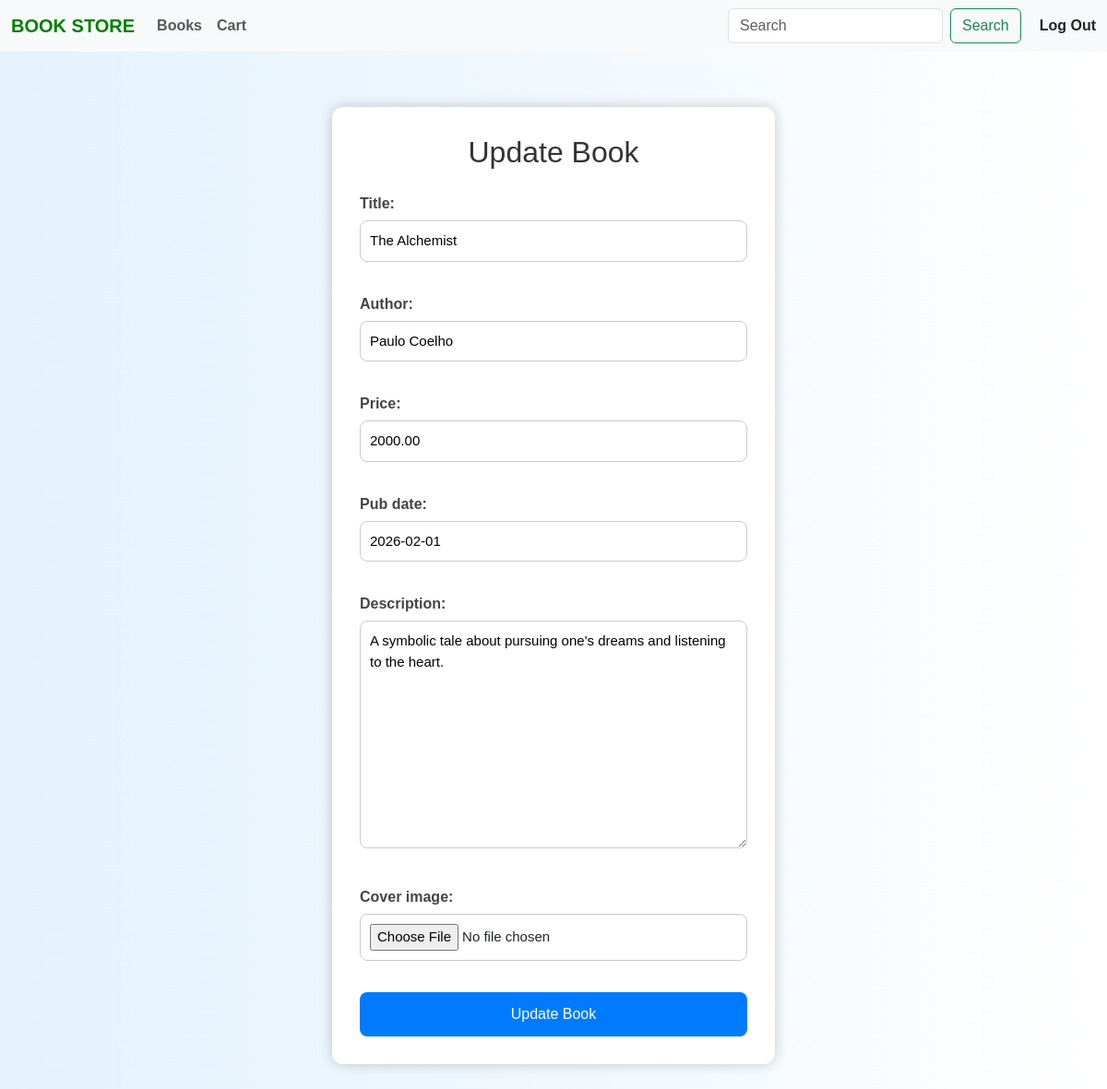
/updatebook/4 (signed in), run on the app's committed database.
### myapp/models.py (models this page shows, shortened)
class Book(models.Model):
    title=models.CharField(max_length=100)
    author=models.CharField(max_length=100)
    price=models.DecimalField(max_digits=6 ,decimal_places=2)
    pub_date=models.DateField()
    description=models.TextField()
    cover_image=models.ImageField(upload_to='book-covers/', null=True,blank=True)

### myapp/views.py (the view)
# urls.py: path("updatebook/<int:id>",views.update_book, name="updatebook"),
@login_required
def update_book(request,id):
    book=Book.objects.get(id=id)
    form=BookForm(request.POST or None,request.FILES or None,instance=book)
    if form.is_valid():
        form.save()
        return redirect('viewbook')
    return render(request,"updatebook.html",{'ab':form})

### myapp/forms.py
class BookForm(forms.ModelForm):
    class Meta:
        model=Book
        fields=['title','author','price','pub_date','description','cover_image']
        widgets = {'book_name': forms.TextInput(attrs={'class':'form-control'}),}

### myapp/templates/updatebook.html (shortened to what this page needs)
{% extends 'base.html' %}
{% block content %}
<div class="container">
<h2>Update Book</h2>
<form method="post" enctype="multipart/form-data">
    {{ ab.as_p }}
    <input type="submit" value="Update Book">
</form>
</div>
{% endblock %}

### myapp/templates/updatebook.html (style rules this page uses)
body { background: linear-gradient(to right,#e3f2fd,#ffffff); font-family: Arial, Helvetica, sans-serif; }
.container { width: 40%; margin: 60px auto; background: white; padding: 30px; border-radius: 12px; box-shadow: 0px 0px 15px rgba(0,0,0,0.2); }
h2 { text-align: center; margin-bottom: 25px; color: #333; }
form input[type="text"], form input[type="number"], form input[type="email"], form input[type="file"], form textarea, form select { width: 100%; padding: 10px; margin-top: 6px; margin-bottom: 18px; border-radius: 8px; border: 1px solid #ccc; font-size: 15px; transition: 0.3s; }
form label { font-weight: bold; color: #444; }
input[type="submit"] { width: 100%; padding: 12px; background-color: #007BFF; border: none; color: white; font-size: 16px; border-radius: 8px; cursor: pointer; transition: 0.3s; }

### data on the page
Book: title "The Alchemist", author "Paulo Coelho", price "2000.00", pub_date "2026-02-01", description "A symbolic tale about pursuing one's dreams and listening to the heart."
